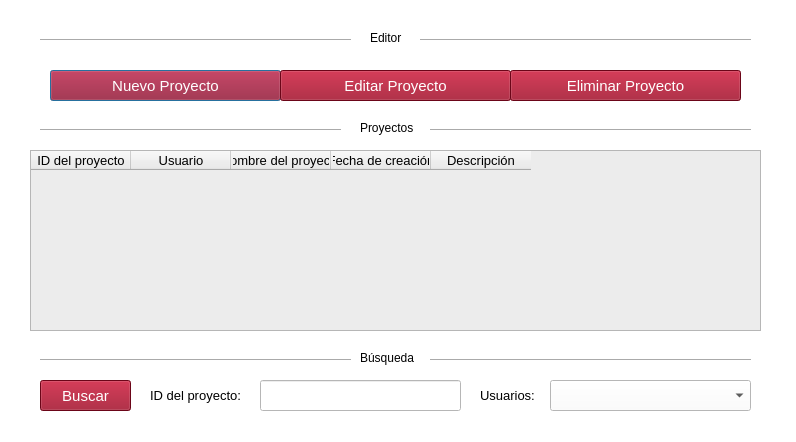
<?xml version="1.0" encoding="UTF-8"?>
<ui version="4.0">
 <class>Dialog</class>
 <widget class="QDialog" name="Dialog">
  <property name="geometry">
   <rect>
    <x>0</x>
    <y>0</y>
    <width>796</width>
    <height>442</height>
   </rect>
  </property>
  <property name="windowTitle">
   <string>Gestor de proyectos</string>
  </property>
  <property name="autoFillBackground">
   <bool>false</bool>
  </property>
  <property name="styleSheet">
   <string notr="true">background-color: rgb(255, 255, 255);</string>
  </property>
  <widget class="QPushButton" name="btnNewProject">
   <property name="geometry">
    <rect>
     <x>50</x>
     <y>70</y>
     <width>231</width>
     <height>31</height>
    </rect>
   </property>
   <property name="font">
    <font>
     <pointsize>11</pointsize>
     <bold>false</bold>
    </font>
   </property>
   <property name="cursor">
    <cursorShape>PointingHandCursor</cursorShape>
   </property>
   <property name="styleSheet">
    <string notr="true">background-color: rgb(150, 7, 33);
color: rgb(255, 255, 255);
</string>
   </property>
   <property name="text">
    <string>Nuevo Proyecto</string>
   </property>
  </widget>
  <widget class="QPushButton" name="btnModifyProject">
   <property name="geometry">
    <rect>
     <x>280</x>
     <y>70</y>
     <width>231</width>
     <height>31</height>
    </rect>
   </property>
   <property name="font">
    <font>
     <pointsize>11</pointsize>
     <bold>false</bold>
    </font>
   </property>
   <property name="cursor">
    <cursorShape>PointingHandCursor</cursorShape>
   </property>
   <property name="styleSheet">
    <string notr="true">background-color: rgb(150, 7, 33);
color: rgb(255, 255, 255);
</string>
   </property>
   <property name="text">
    <string>Editar Proyecto</string>
   </property>
  </widget>
  <widget class="QPushButton" name="btnDeleteProject">
   <property name="geometry">
    <rect>
     <x>510</x>
     <y>70</y>
     <width>231</width>
     <height>31</height>
    </rect>
   </property>
   <property name="font">
    <font>
     <pointsize>11</pointsize>
     <bold>false</bold>
    </font>
   </property>
   <property name="cursor">
    <cursorShape>PointingHandCursor</cursorShape>
   </property>
   <property name="styleSheet">
    <string notr="true">background-color: rgb(150, 7, 33);
color: rgb(255, 255, 255);
</string>
   </property>
   <property name="text">
    <string>Eliminar Proyecto</string>
   </property>
  </widget>
  <widget class="QLabel" name="label_6">
   <property name="geometry">
    <rect>
     <x>480</x>
     <y>380</y>
     <width>61</width>
     <height>31</height>
    </rect>
   </property>
   <property name="font">
    <font>
     <pointsize>10</pointsize>
     <bold>false</bold>
    </font>
   </property>
   <property name="text">
    <string>Usuarios:</string>
   </property>
  </widget>
  <widget class="QLineEdit" name="txtIdProject">
   <property name="geometry">
    <rect>
     <x>260</x>
     <y>380</y>
     <width>201</width>
     <height>31</height>
    </rect>
   </property>
   <property name="font">
    <font>
     <pointsize>12</pointsize>
     <bold>false</bold>
    </font>
   </property>
   <property name="placeholderText">
    <string/>
   </property>
  </widget>
  <widget class="QComboBox" name="dpwComboBox">
   <property name="geometry">
    <rect>
     <x>550</x>
     <y>380</y>
     <width>201</width>
     <height>31</height>
    </rect>
   </property>
  </widget>
  <widget class="QLabel" name="label_8">
   <property name="geometry">
    <rect>
     <x>150</x>
     <y>380</y>
     <width>101</width>
     <height>31</height>
    </rect>
   </property>
   <property name="font">
    <font>
     <pointsize>10</pointsize>
     <bold>false</bold>
    </font>
   </property>
   <property name="text">
    <string>ID del proyecto:</string>
   </property>
  </widget>
  <widget class="QPushButton" name="btnFilterProject">
   <property name="geometry">
    <rect>
     <x>40</x>
     <y>380</y>
     <width>91</width>
     <height>31</height>
    </rect>
   </property>
   <property name="font">
    <font>
     <pointsize>11</pointsize>
     <bold>false</bold>
    </font>
   </property>
   <property name="cursor">
    <cursorShape>PointingHandCursor</cursorShape>
   </property>
   <property name="styleSheet">
    <string notr="true">background-color: rgb(150, 7, 33);
color: rgb(255, 255, 255);
</string>
   </property>
   <property name="text">
    <string>Buscar</string>
   </property>
  </widget>
  <widget class="QTableWidget" name="tblwProjects">
   <property name="geometry">
    <rect>
     <x>30</x>
     <y>150</y>
     <width>731</width>
     <height>181</height>
    </rect>
   </property>
   <property name="autoFillBackground">
    <bool>false</bool>
   </property>
   <property name="styleSheet">
    <string notr="true">border-color: rgb(166, 166, 166);
gridline-color: rgb(208, 208, 208);
background-color: rgb(236, 236, 236);</string>
   </property>
   <property name="showGrid">
    <bool>true</bool>
   </property>
   <column>
    <property name="text">
     <string>ID del proyecto</string>
    </property>
    <property name="font">
     <font>
      <pointsize>10</pointsize>
      <italic>false</italic>
      <bold>false</bold>
      <underline>false</underline>
      <kerning>true</kerning>
     </font>
    </property>
    <property name="background">
     <color>
      <red>213</red>
      <green>213</green>
      <blue>213</blue>
     </color>
    </property>
   </column>
   <column>
    <property name="text">
     <string>Usuario</string>
    </property>
    <property name="font">
     <font>
      <pointsize>10</pointsize>
      <bold>false</bold>
     </font>
    </property>
    <property name="background">
     <color>
      <red>213</red>
      <green>213</green>
      <blue>213</blue>
     </color>
    </property>
   </column>
   <column>
    <property name="text">
     <string>Nombre del proyecto</string>
    </property>
    <property name="font">
     <font>
      <pointsize>10</pointsize>
      <bold>false</bold>
     </font>
    </property>
    <property name="background">
     <color>
      <red>213</red>
      <green>213</green>
      <blue>213</blue>
     </color>
    </property>
   </column>
   <column>
    <property name="text">
     <string>Fecha de creación</string>
    </property>
    <property name="font">
     <font>
      <pointsize>10</pointsize>
      <bold>false</bold>
     </font>
    </property>
    <property name="background">
     <color>
      <red>213</red>
      <green>213</green>
      <blue>213</blue>
     </color>
    </property>
   </column>
   <column>
    <property name="text">
     <string>Descripción</string>
    </property>
    <property name="font">
     <font>
      <pointsize>10</pointsize>
      <bold>false</bold>
     </font>
    </property>
    <property name="background">
     <color>
      <red>213</red>
      <green>213</green>
      <blue>213</blue>
     </color>
    </property>
    <property name="foreground">
     <brush brushstyle="SolidPattern">
      <color alpha="255">
       <red>0</red>
       <green>0</green>
       <blue>0</blue>
      </color>
     </brush>
    </property>
   </column>
  </widget>
  <widget class="Line" name="line">
   <property name="geometry">
    <rect>
     <x>40</x>
     <y>120</y>
     <width>301</width>
     <height>20</height>
    </rect>
   </property>
   <property name="orientation">
    <enum>Qt::Horizontal</enum>
   </property>
  </widget>
  <widget class="QLabel" name="label">
   <property name="geometry">
    <rect>
     <x>360</x>
     <y>120</y>
     <width>61</width>
     <height>16</height>
    </rect>
   </property>
   <property name="text">
    <string>Proyectos</string>
   </property>
  </widget>
  <widget class="Line" name="line_2">
   <property name="geometry">
    <rect>
     <x>430</x>
     <y>120</y>
     <width>321</width>
     <height>20</height>
    </rect>
   </property>
   <property name="orientation">
    <enum>Qt::Horizontal</enum>
   </property>
  </widget>
  <widget class="QLabel" name="label_2">
   <property name="geometry">
    <rect>
     <x>370</x>
     <y>30</y>
     <width>41</width>
     <height>16</height>
    </rect>
   </property>
   <property name="text">
    <string>Editor</string>
   </property>
  </widget>
  <widget class="QLabel" name="label_3">
   <property name="geometry">
    <rect>
     <x>360</x>
     <y>350</y>
     <width>61</width>
     <height>16</height>
    </rect>
   </property>
   <property name="text">
    <string>Búsqueda</string>
   </property>
  </widget>
  <widget class="Line" name="line_3">
   <property name="geometry">
    <rect>
     <x>40</x>
     <y>350</y>
     <width>311</width>
     <height>20</height>
    </rect>
   </property>
   <property name="orientation">
    <enum>Qt::Horizontal</enum>
   </property>
  </widget>
  <widget class="Line" name="line_7">
   <property name="geometry">
    <rect>
     <x>430</x>
     <y>350</y>
     <width>321</width>
     <height>20</height>
    </rect>
   </property>
   <property name="orientation">
    <enum>Qt::Horizontal</enum>
   </property>
  </widget>
  <widget class="Line" name="line_6">
   <property name="geometry">
    <rect>
     <x>40</x>
     <y>30</y>
     <width>311</width>
     <height>20</height>
    </rect>
   </property>
   <property name="orientation">
    <enum>Qt::Horizontal</enum>
   </property>
  </widget>
  <widget class="Line" name="line_8">
   <property name="geometry">
    <rect>
     <x>420</x>
     <y>30</y>
     <width>331</width>
     <height>20</height>
    </rect>
   </property>
   <property name="orientation">
    <enum>Qt::Horizontal</enum>
   </property>
  </widget>
 </widget>
 <resources/>
 <connections/>
</ui>
